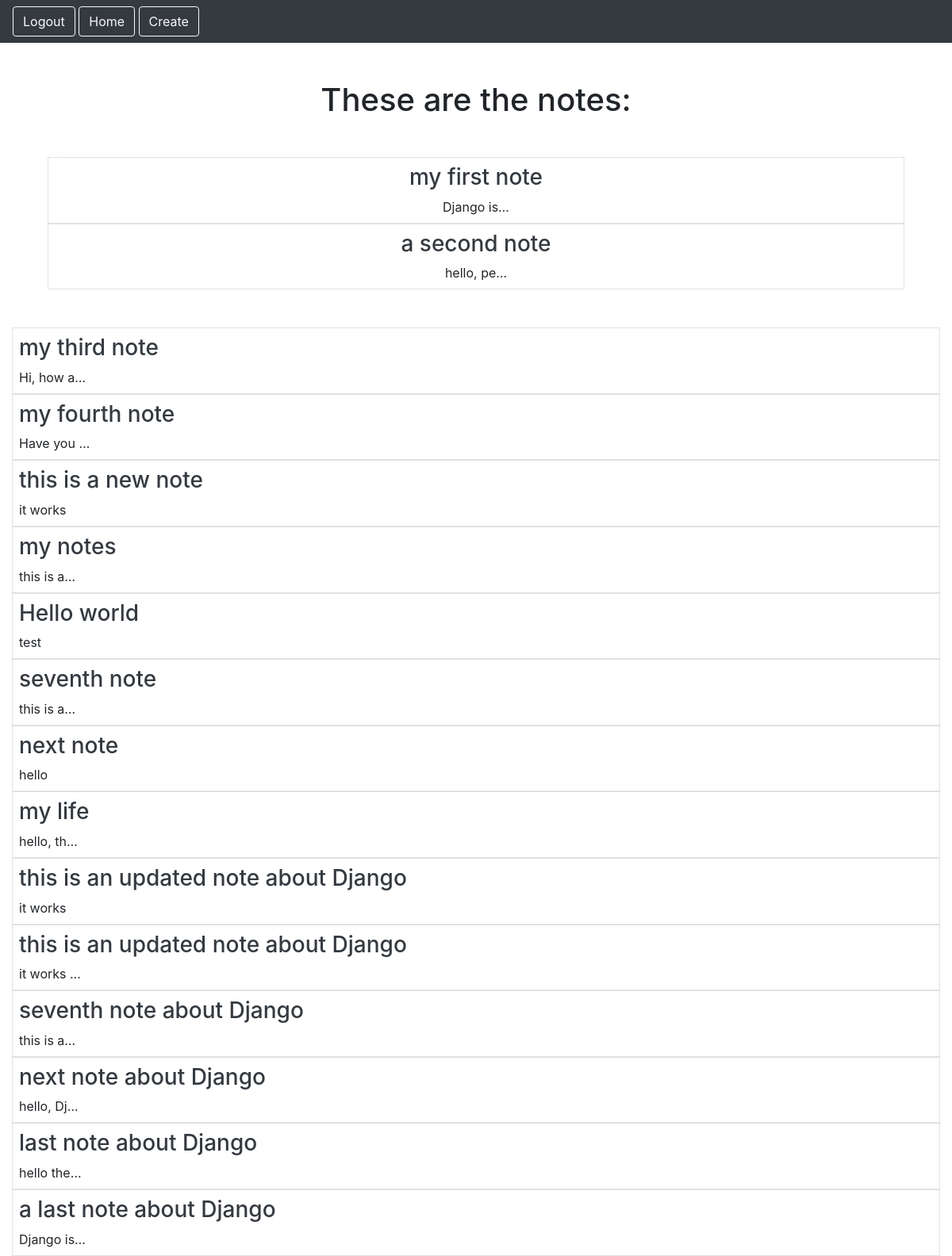
Page /smart/notes (signed in) on the committed database.
### notes/models.py (models this page shows)
class Notes(models.Model):
    title = models.CharField(max_length=200)
    notes = models.TextField()
    created = models.DateTimeField(auto_now_add=True)
    user = models.ForeignKey(User, on_delete=models.CASCADE, related_name="notes")

### notes/views.py (the view)
# urls.py: path('notes', views.NotesListView.as_view(), name="notes.list"),
class NotesListView(LoginRequiredMixin, ListView):
    model = Notes
    context_object_name = "notes"
    login_url = "/admin"
    def get_queryset(self):
        return self.request.user.notes.all()

### notes/templates/notes/notes_list.html
{% extends 'base.html' %}
{% block content %}
    <h1 class="my-5">These are the notes:</h1>
    <div class="row-cols3 g-2">
        {% for note in notes %}
        <div class="col">
            <div class="p-2 border">
                <a href="{% url 'notes.detail' pk=note.id %}" class="text-dark text-decoration-non">
                    <h3>{{ note.title }}</h3>
                </a>
                {{ note.notes|truncatechars:10 }}
            </div>
        </div>
    </div>
        {% endfor %}
{% endblock %}

### rows in the picture
Notes: title "my first note", notes "Django is…"
Notes: title "a second note", notes "hello, pe…"
Notes: title "my third note", notes "Hi, how a…"
Notes: title "my fourth note", notes "Have you …"
Notes: title "this is a new note", notes "it works"
Notes: title "my notes", notes "this is a…"
Notes: title "Hello world", notes "test"
Notes: title "seventh note", notes "this is a…"
Notes: title "next note", notes "hello"
Notes: title "my life", notes "hello, th…"
Notes: title "this is an updated note about Django", notes "it works"
Notes: title "this is an updated note about Django", notes "it works …"
Notes: title "seventh note about Django", notes "this is a…"
Notes: title "next note about Django", notes "hello, Dj…"
Notes: title "last note about Django", notes "hello the…"
Notes: title "a last note about Django", notes "Django is…"
